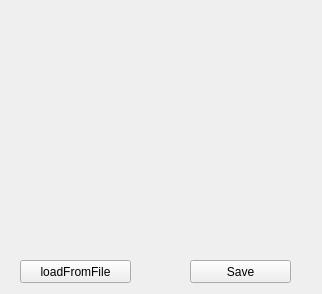
<?xml version="1.0" encoding="UTF-8"?>
<ui version="4.0">
 <class>Form</class>
 <widget class="QWidget" name="Form">
  <property name="geometry">
   <rect>
    <x>0</x>
    <y>0</y>
    <width>322</width>
    <height>294</height>
   </rect>
  </property>
  <property name="windowTitle">
   <string>Form</string>
  </property>
  <widget class="QPushButton" name="pixmap_load_file">
   <property name="geometry">
    <rect>
     <x>20</x>
     <y>260</y>
     <width>111</width>
     <height>23</height>
    </rect>
   </property>
   <property name="text">
    <string>loadFromFile</string>
   </property>
  </widget>
  <widget class="QLabel" name="pixmap_lb">
   <property name="geometry">
    <rect>
     <x>10</x>
     <y>10</y>
     <width>300</width>
     <height>210</height>
    </rect>
   </property>
   <property name="text">
    <string/>
   </property>
  </widget>
  <widget class="QPushButton" name="pixmap_save">
   <property name="geometry">
    <rect>
     <x>190</x>
     <y>260</y>
     <width>101</width>
     <height>23</height>
    </rect>
   </property>
   <property name="text">
    <string>Save</string>
   </property>
  </widget>
 </widget>
 <resources/>
 <connections/>
</ui>
